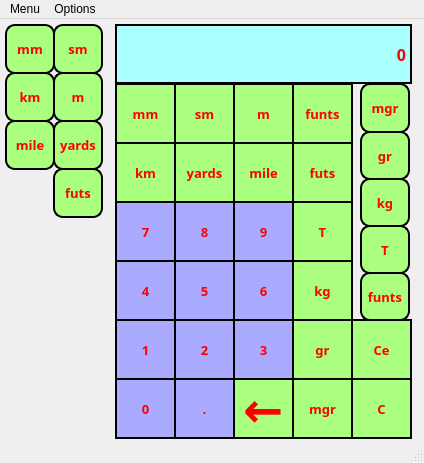
<?xml version="1.0" encoding="UTF-8"?>
<ui version="4.0">
 <class>Converter</class>
 <widget class="QMainWindow" name="Converter">
  <property name="geometry">
   <rect>
    <x>0</x>
    <y>0</y>
    <width>424</width>
    <height>463</height>
   </rect>
  </property>
  <property name="windowTitle">
   <string>S&amp;C Calculator: mode 3</string>
  </property>
  <widget class="QWidget" name="centralwidget">
   <widget class="QPushButton" name="pushButton_8">
    <property name="geometry">
     <rect>
      <x>174</x>
      <y>182</y>
      <width>61</width>
      <height>61</height>
     </rect>
    </property>
    <property name="sizePolicy">
     <sizepolicy hsizetype="Fixed" vsizetype="Fixed">
      <horstretch>0</horstretch>
      <verstretch>0</verstretch>
     </sizepolicy>
    </property>
    <property name="font">
     <font>
      <family>Arial Black</family>
      <pointsize>10</pointsize>
      <weight>75</weight>
      <bold>true</bold>
     </font>
    </property>
    <property name="styleSheet">
     <string notr="true">color: rgb(255, 0, 0);
border: 2px solid black;
background-color: rgb(170, 170, 255);</string>
    </property>
    <property name="text">
     <string>8</string>
    </property>
   </widget>
   <widget class="QPushButton" name="miligram">
    <property name="geometry">
     <rect>
      <x>292</x>
      <y>359</y>
      <width>61</width>
      <height>61</height>
     </rect>
    </property>
    <property name="sizePolicy">
     <sizepolicy hsizetype="Fixed" vsizetype="Fixed">
      <horstretch>0</horstretch>
      <verstretch>0</verstretch>
     </sizepolicy>
    </property>
    <property name="font">
     <font>
      <family>Arial Black</family>
      <pointsize>10</pointsize>
      <weight>75</weight>
      <bold>true</bold>
     </font>
    </property>
    <property name="styleSheet">
     <string notr="true">color: rgb(255, 0, 0);
border: 2px solid black;
background-color: rgb(170, 255, 127);</string>
    </property>
    <property name="text">
     <string>mgr</string>
    </property>
   </widget>
   <widget class="QPushButton" name="pushButton_0">
    <property name="geometry">
     <rect>
      <x>115</x>
      <y>359</y>
      <width>61</width>
      <height>61</height>
     </rect>
    </property>
    <property name="sizePolicy">
     <sizepolicy hsizetype="Fixed" vsizetype="Fixed">
      <horstretch>0</horstretch>
      <verstretch>0</verstretch>
     </sizepolicy>
    </property>
    <property name="font">
     <font>
      <family>Arial Black</family>
      <pointsize>10</pointsize>
      <weight>75</weight>
      <bold>true</bold>
     </font>
    </property>
    <property name="styleSheet">
     <string notr="true">color: rgb(255, 0, 0);
border: 2px solid black;
background-color: rgb(170, 170, 255);</string>
    </property>
    <property name="text">
     <string>0</string>
    </property>
   </widget>
   <widget class="QPushButton" name="pushButton_9">
    <property name="geometry">
     <rect>
      <x>233</x>
      <y>182</y>
      <width>61</width>
      <height>61</height>
     </rect>
    </property>
    <property name="sizePolicy">
     <sizepolicy hsizetype="Fixed" vsizetype="Fixed">
      <horstretch>0</horstretch>
      <verstretch>0</verstretch>
     </sizepolicy>
    </property>
    <property name="font">
     <font>
      <family>Arial Black</family>
      <pointsize>10</pointsize>
      <weight>75</weight>
      <bold>true</bold>
     </font>
    </property>
    <property name="styleSheet">
     <string notr="true">color: rgb(255, 0, 0);
border: 2px solid black;
background-color: rgb(170, 170, 255);</string>
    </property>
    <property name="text">
     <string>9</string>
    </property>
   </widget>
   <widget class="QPushButton" name="pushButton_1">
    <property name="geometry">
     <rect>
      <x>115</x>
      <y>300</y>
      <width>61</width>
      <height>61</height>
     </rect>
    </property>
    <property name="sizePolicy">
     <sizepolicy hsizetype="Fixed" vsizetype="Fixed">
      <horstretch>0</horstretch>
      <verstretch>0</verstretch>
     </sizepolicy>
    </property>
    <property name="font">
     <font>
      <family>Arial Black</family>
      <pointsize>10</pointsize>
      <weight>75</weight>
      <bold>true</bold>
     </font>
    </property>
    <property name="styleSheet">
     <string notr="true">color: rgb(255, 0, 0);
border: 2px solid black;
background-color: rgb(170, 170, 255);</string>
    </property>
    <property name="text">
     <string>1</string>
    </property>
   </widget>
   <widget class="QPushButton" name="miles">
    <property name="geometry">
     <rect>
      <x>233</x>
      <y>123</y>
      <width>61</width>
      <height>61</height>
     </rect>
    </property>
    <property name="sizePolicy">
     <sizepolicy hsizetype="Fixed" vsizetype="Fixed">
      <horstretch>0</horstretch>
      <verstretch>0</verstretch>
     </sizepolicy>
    </property>
    <property name="font">
     <font>
      <family>Arial Black</family>
      <pointsize>10</pointsize>
      <weight>75</weight>
      <bold>true</bold>
     </font>
    </property>
    <property name="styleSheet">
     <string notr="true">color: rgb(255, 0, 0);
border: 2px solid black;
background-color: rgb(170, 255, 127);</string>
    </property>
    <property name="text">
     <string>mile</string>
    </property>
   </widget>
   <widget class="QLabel" name="label">
    <property name="geometry">
     <rect>
      <x>115</x>
      <y>5</y>
      <width>297</width>
      <height>60</height>
     </rect>
    </property>
    <property name="sizePolicy">
     <sizepolicy hsizetype="Fixed" vsizetype="Preferred">
      <horstretch>0</horstretch>
      <verstretch>0</verstretch>
     </sizepolicy>
    </property>
    <property name="font">
     <font>
      <family>Arial Black</family>
      <pointsize>12</pointsize>
      <weight>75</weight>
      <bold>true</bold>
     </font>
    </property>
    <property name="styleSheet">
     <string notr="true">color: rgb(255, 0, 0);
background-color: rgb(170, 255, 255);
border: 1.5px solid black;</string>
    </property>
    <property name="text">
     <string>0</string>
    </property>
    <property name="alignment">
     <set>Qt::AlignRight|Qt::AlignTrailing|Qt::AlignVCenter</set>
    </property>
   </widget>
   <widget class="QPushButton" name="pushButton_6">
    <property name="geometry">
     <rect>
      <x>233</x>
      <y>241</y>
      <width>61</width>
      <height>61</height>
     </rect>
    </property>
    <property name="sizePolicy">
     <sizepolicy hsizetype="Fixed" vsizetype="Fixed">
      <horstretch>0</horstretch>
      <verstretch>0</verstretch>
     </sizepolicy>
    </property>
    <property name="font">
     <font>
      <family>Arial Black</family>
      <pointsize>10</pointsize>
      <weight>75</weight>
      <bold>true</bold>
     </font>
    </property>
    <property name="styleSheet">
     <string notr="true">color: rgb(255, 0, 0);
border: 2px solid black;
background-color: rgb(170, 170, 255);</string>
    </property>
    <property name="text">
     <string>6</string>
    </property>
   </widget>
   <widget class="QPushButton" name="meters">
    <property name="geometry">
     <rect>
      <x>233</x>
      <y>64</y>
      <width>61</width>
      <height>61</height>
     </rect>
    </property>
    <property name="sizePolicy">
     <sizepolicy hsizetype="Fixed" vsizetype="Fixed">
      <horstretch>0</horstretch>
      <verstretch>0</verstretch>
     </sizepolicy>
    </property>
    <property name="font">
     <font>
      <family>Arial Black</family>
      <pointsize>10</pointsize>
      <weight>75</weight>
      <bold>true</bold>
     </font>
    </property>
    <property name="styleSheet">
     <string notr="true">color: rgb(255, 0, 0);
border: 2px solid black;
background-color: rgb(170, 255, 127);</string>
    </property>
    <property name="text">
     <string>m</string>
    </property>
   </widget>
   <widget class="QPushButton" name="gram">
    <property name="geometry">
     <rect>
      <x>292</x>
      <y>300</y>
      <width>61</width>
      <height>61</height>
     </rect>
    </property>
    <property name="sizePolicy">
     <sizepolicy hsizetype="Fixed" vsizetype="Fixed">
      <horstretch>0</horstretch>
      <verstretch>0</verstretch>
     </sizepolicy>
    </property>
    <property name="font">
     <font>
      <family>Arial Black</family>
      <pointsize>10</pointsize>
      <weight>75</weight>
      <bold>true</bold>
     </font>
    </property>
    <property name="styleSheet">
     <string notr="true">color: rgb(255, 0, 0);
border: 2px solid black;
background-color: rgb(170, 255, 127);</string>
    </property>
    <property name="text">
     <string>gr</string>
    </property>
   </widget>
   <widget class="QPushButton" name="smeters">
    <property name="geometry">
     <rect>
      <x>174</x>
      <y>64</y>
      <width>61</width>
      <height>61</height>
     </rect>
    </property>
    <property name="sizePolicy">
     <sizepolicy hsizetype="Fixed" vsizetype="Fixed">
      <horstretch>0</horstretch>
      <verstretch>0</verstretch>
     </sizepolicy>
    </property>
    <property name="font">
     <font>
      <family>Arial Black</family>
      <pointsize>10</pointsize>
      <weight>75</weight>
      <bold>true</bold>
     </font>
    </property>
    <property name="styleSheet">
     <string notr="true">color: rgb(255, 0, 0);
border: 2px solid black;
background-color: rgb(170, 255, 127);</string>
    </property>
    <property name="text">
     <string>sm</string>
    </property>
   </widget>
   <widget class="QPushButton" name="kilometers">
    <property name="geometry">
     <rect>
      <x>115</x>
      <y>123</y>
      <width>61</width>
      <height>61</height>
     </rect>
    </property>
    <property name="sizePolicy">
     <sizepolicy hsizetype="Fixed" vsizetype="Fixed">
      <horstretch>0</horstretch>
      <verstretch>0</verstretch>
     </sizepolicy>
    </property>
    <property name="font">
     <font>
      <family>Arial Black</family>
      <pointsize>10</pointsize>
      <weight>75</weight>
      <bold>true</bold>
     </font>
    </property>
    <property name="styleSheet">
     <string notr="true">color: rgb(255, 0, 0);
border: 2px solid black;
background-color: rgb(170, 255, 127);</string>
    </property>
    <property name="text">
     <string>km</string>
    </property>
   </widget>
   <widget class="QPushButton" name="tona">
    <property name="geometry">
     <rect>
      <x>292</x>
      <y>182</y>
      <width>61</width>
      <height>61</height>
     </rect>
    </property>
    <property name="sizePolicy">
     <sizepolicy hsizetype="Fixed" vsizetype="Fixed">
      <horstretch>0</horstretch>
      <verstretch>0</verstretch>
     </sizepolicy>
    </property>
    <property name="font">
     <font>
      <family>Arial Black</family>
      <pointsize>10</pointsize>
      <weight>75</weight>
      <bold>true</bold>
     </font>
    </property>
    <property name="styleSheet">
     <string notr="true">color: rgb(255, 0, 0);
border: 2px solid black;
background-color: rgb(170, 255, 127);</string>
    </property>
    <property name="text">
     <string>T</string>
    </property>
   </widget>
   <widget class="QPushButton" name="futs">
    <property name="geometry">
     <rect>
      <x>292</x>
      <y>123</y>
      <width>61</width>
      <height>61</height>
     </rect>
    </property>
    <property name="sizePolicy">
     <sizepolicy hsizetype="Fixed" vsizetype="Fixed">
      <horstretch>0</horstretch>
      <verstretch>0</verstretch>
     </sizepolicy>
    </property>
    <property name="font">
     <font>
      <family>Arial Black</family>
      <pointsize>10</pointsize>
      <weight>75</weight>
      <bold>true</bold>
     </font>
    </property>
    <property name="styleSheet">
     <string notr="true">color: rgb(255, 0, 0);
border: 2px solid black;
background-color: rgb(170, 255, 127);</string>
    </property>
    <property name="text">
     <string>futs</string>
    </property>
   </widget>
   <widget class="QPushButton" name="pushButton_5">
    <property name="geometry">
     <rect>
      <x>174</x>
      <y>241</y>
      <width>61</width>
      <height>61</height>
     </rect>
    </property>
    <property name="sizePolicy">
     <sizepolicy hsizetype="Fixed" vsizetype="Fixed">
      <horstretch>0</horstretch>
      <verstretch>0</verstretch>
     </sizepolicy>
    </property>
    <property name="font">
     <font>
      <family>Arial Black</family>
      <pointsize>10</pointsize>
      <weight>75</weight>
      <bold>true</bold>
     </font>
    </property>
    <property name="styleSheet">
     <string notr="true">color: rgb(255, 0, 0);
border: 2px solid black;
background-color: rgb(170, 170, 255);</string>
    </property>
    <property name="text">
     <string>5</string>
    </property>
   </widget>
   <widget class="QPushButton" name="milimeters">
    <property name="geometry">
     <rect>
      <x>115</x>
      <y>64</y>
      <width>61</width>
      <height>61</height>
     </rect>
    </property>
    <property name="sizePolicy">
     <sizepolicy hsizetype="Fixed" vsizetype="Fixed">
      <horstretch>0</horstretch>
      <verstretch>0</verstretch>
     </sizepolicy>
    </property>
    <property name="font">
     <font>
      <family>Arial Black</family>
      <pointsize>10</pointsize>
      <weight>75</weight>
      <bold>true</bold>
     </font>
    </property>
    <property name="styleSheet">
     <string notr="true">color: rgb(255, 0, 0);
border: 2px solid black;
background-color: rgb(170, 255, 127);</string>
    </property>
    <property name="text">
     <string>mm</string>
    </property>
   </widget>
   <widget class="QPushButton" name="pushButton_7">
    <property name="geometry">
     <rect>
      <x>115</x>
      <y>182</y>
      <width>61</width>
      <height>61</height>
     </rect>
    </property>
    <property name="sizePolicy">
     <sizepolicy hsizetype="Fixed" vsizetype="Fixed">
      <horstretch>0</horstretch>
      <verstretch>0</verstretch>
     </sizepolicy>
    </property>
    <property name="font">
     <font>
      <family>Arial Black</family>
      <pointsize>10</pointsize>
      <weight>75</weight>
      <bold>true</bold>
     </font>
    </property>
    <property name="styleSheet">
     <string notr="true">color: rgb(255, 0, 0);
border: 2px solid black;
background-color: rgb(170, 170, 255);</string>
    </property>
    <property name="text">
     <string>7</string>
    </property>
   </widget>
   <widget class="QPushButton" name="pushButton_2">
    <property name="geometry">
     <rect>
      <x>174</x>
      <y>300</y>
      <width>61</width>
      <height>61</height>
     </rect>
    </property>
    <property name="sizePolicy">
     <sizepolicy hsizetype="Fixed" vsizetype="Fixed">
      <horstretch>0</horstretch>
      <verstretch>0</verstretch>
     </sizepolicy>
    </property>
    <property name="font">
     <font>
      <family>Arial Black</family>
      <pointsize>10</pointsize>
      <weight>75</weight>
      <bold>true</bold>
     </font>
    </property>
    <property name="styleSheet">
     <string notr="true">color: rgb(255, 0, 0);
border: 2px solid black;
background-color: rgb(170, 170, 255);</string>
    </property>
    <property name="text">
     <string>2</string>
    </property>
   </widget>
   <widget class="QPushButton" name="dot">
    <property name="geometry">
     <rect>
      <x>174</x>
      <y>359</y>
      <width>61</width>
      <height>61</height>
     </rect>
    </property>
    <property name="sizePolicy">
     <sizepolicy hsizetype="Fixed" vsizetype="Fixed">
      <horstretch>0</horstretch>
      <verstretch>0</verstretch>
     </sizepolicy>
    </property>
    <property name="font">
     <font>
      <family>Arial Black</family>
      <pointsize>10</pointsize>
      <weight>75</weight>
      <bold>true</bold>
     </font>
    </property>
    <property name="styleSheet">
     <string notr="true">color: rgb(255, 0, 0);
border: 2px solid black;
background-color: rgb(170, 170, 255);</string>
    </property>
    <property name="text">
     <string>.</string>
    </property>
   </widget>
   <widget class="QPushButton" name="yards">
    <property name="geometry">
     <rect>
      <x>174</x>
      <y>123</y>
      <width>61</width>
      <height>61</height>
     </rect>
    </property>
    <property name="sizePolicy">
     <sizepolicy hsizetype="Fixed" vsizetype="Fixed">
      <horstretch>0</horstretch>
      <verstretch>0</verstretch>
     </sizepolicy>
    </property>
    <property name="font">
     <font>
      <family>Arial Black</family>
      <pointsize>10</pointsize>
      <weight>75</weight>
      <bold>true</bold>
     </font>
    </property>
    <property name="styleSheet">
     <string notr="true">color: rgb(255, 0, 0);
border: 2px solid black;
background-color: rgb(170, 255, 127);</string>
    </property>
    <property name="text">
     <string>yards</string>
    </property>
   </widget>
   <widget class="QPushButton" name="kilogram">
    <property name="geometry">
     <rect>
      <x>292</x>
      <y>241</y>
      <width>61</width>
      <height>61</height>
     </rect>
    </property>
    <property name="sizePolicy">
     <sizepolicy hsizetype="Fixed" vsizetype="Fixed">
      <horstretch>0</horstretch>
      <verstretch>0</verstretch>
     </sizepolicy>
    </property>
    <property name="font">
     <font>
      <family>Arial Black</family>
      <pointsize>10</pointsize>
      <weight>75</weight>
      <bold>true</bold>
     </font>
    </property>
    <property name="styleSheet">
     <string notr="true">color: rgb(255, 0, 0);
border: 2px solid black;
background-color: rgb(170, 255, 127);</string>
    </property>
    <property name="text">
     <string>kg</string>
    </property>
   </widget>
   <widget class="QPushButton" name="pushButton_3">
    <property name="geometry">
     <rect>
      <x>233</x>
      <y>300</y>
      <width>61</width>
      <height>61</height>
     </rect>
    </property>
    <property name="sizePolicy">
     <sizepolicy hsizetype="Fixed" vsizetype="Fixed">
      <horstretch>0</horstretch>
      <verstretch>0</verstretch>
     </sizepolicy>
    </property>
    <property name="font">
     <font>
      <family>Arial Black</family>
      <pointsize>10</pointsize>
      <weight>75</weight>
      <bold>true</bold>
     </font>
    </property>
    <property name="styleSheet">
     <string notr="true">color: rgb(255, 0, 0);
border: 2px solid black;
background-color: rgb(170, 170, 255);</string>
    </property>
    <property name="text">
     <string>3</string>
    </property>
   </widget>
   <widget class="QPushButton" name="pushButton_4">
    <property name="geometry">
     <rect>
      <x>115</x>
      <y>241</y>
      <width>61</width>
      <height>61</height>
     </rect>
    </property>
    <property name="sizePolicy">
     <sizepolicy hsizetype="Fixed" vsizetype="Fixed">
      <horstretch>0</horstretch>
      <verstretch>0</verstretch>
     </sizepolicy>
    </property>
    <property name="font">
     <font>
      <family>Arial Black</family>
      <pointsize>10</pointsize>
      <weight>75</weight>
      <bold>true</bold>
     </font>
    </property>
    <property name="styleSheet">
     <string notr="true">color: rgb(255, 0, 0);
border: 2px solid black;
background-color: rgb(170, 170, 255);</string>
    </property>
    <property name="text">
     <string>4</string>
    </property>
   </widget>
   <widget class="QPushButton" name="mm_bar">
    <property name="geometry">
     <rect>
      <x>5</x>
      <y>5</y>
      <width>50</width>
      <height>50</height>
     </rect>
    </property>
    <property name="sizePolicy">
     <sizepolicy hsizetype="Fixed" vsizetype="Fixed">
      <horstretch>0</horstretch>
      <verstretch>0</verstretch>
     </sizepolicy>
    </property>
    <property name="font">
     <font>
      <family>Arial Black</family>
      <pointsize>10</pointsize>
      <weight>75</weight>
      <bold>true</bold>
     </font>
    </property>
    <property name="styleSheet">
     <string notr="true">color: rgb(255, 0, 0);
border: 2px solid black;
background-color: rgb(170, 255, 127);
border-radius: 10px;</string>
    </property>
    <property name="text">
     <string>mm</string>
    </property>
   </widget>
   <widget class="QPushButton" name="sm_bar">
    <property name="geometry">
     <rect>
      <x>53</x>
      <y>5</y>
      <width>50</width>
      <height>50</height>
     </rect>
    </property>
    <property name="sizePolicy">
     <sizepolicy hsizetype="Fixed" vsizetype="Fixed">
      <horstretch>0</horstretch>
      <verstretch>0</verstretch>
     </sizepolicy>
    </property>
    <property name="font">
     <font>
      <family>Arial Black</family>
      <pointsize>10</pointsize>
      <weight>75</weight>
      <bold>true</bold>
     </font>
    </property>
    <property name="styleSheet">
     <string notr="true">color: rgb(255, 0, 0);
border: 2px solid black;
background-color: rgb(170, 255, 127);
border-radius: 10px;</string>
    </property>
    <property name="text">
     <string>sm</string>
    </property>
   </widget>
   <widget class="QPushButton" name="met_bar">
    <property name="geometry">
     <rect>
      <x>53</x>
      <y>53</y>
      <width>50</width>
      <height>50</height>
     </rect>
    </property>
    <property name="sizePolicy">
     <sizepolicy hsizetype="Fixed" vsizetype="Fixed">
      <horstretch>0</horstretch>
      <verstretch>0</verstretch>
     </sizepolicy>
    </property>
    <property name="font">
     <font>
      <family>Arial Black</family>
      <pointsize>10</pointsize>
      <weight>75</weight>
      <bold>true</bold>
     </font>
    </property>
    <property name="styleSheet">
     <string notr="true">color: rgb(255, 0, 0);
border: 2px solid black;
background-color: rgb(170, 255, 127);
border-radius: 10px;</string>
    </property>
    <property name="text">
     <string>m</string>
    </property>
   </widget>
   <widget class="QPushButton" name="km_bar">
    <property name="geometry">
     <rect>
      <x>5</x>
      <y>53</y>
      <width>50</width>
      <height>50</height>
     </rect>
    </property>
    <property name="sizePolicy">
     <sizepolicy hsizetype="Fixed" vsizetype="Fixed">
      <horstretch>0</horstretch>
      <verstretch>0</verstretch>
     </sizepolicy>
    </property>
    <property name="font">
     <font>
      <family>Arial Black</family>
      <pointsize>10</pointsize>
      <weight>75</weight>
      <bold>true</bold>
     </font>
    </property>
    <property name="styleSheet">
     <string notr="true">color: rgb(255, 0, 0);
border: 2px solid black;
background-color: rgb(170, 255, 127);
border-radius: 10px;</string>
    </property>
    <property name="text">
     <string>km</string>
    </property>
   </widget>
   <widget class="QPushButton" name="yard_bar">
    <property name="geometry">
     <rect>
      <x>53</x>
      <y>101</y>
      <width>50</width>
      <height>50</height>
     </rect>
    </property>
    <property name="sizePolicy">
     <sizepolicy hsizetype="Fixed" vsizetype="Fixed">
      <horstretch>0</horstretch>
      <verstretch>0</verstretch>
     </sizepolicy>
    </property>
    <property name="font">
     <font>
      <family>Arial Black</family>
      <pointsize>10</pointsize>
      <weight>75</weight>
      <bold>true</bold>
     </font>
    </property>
    <property name="styleSheet">
     <string notr="true">color: rgb(255, 0, 0);
border: 2px solid black;
background-color: rgb(170, 255, 127);
border-radius: 10px;</string>
    </property>
    <property name="text">
     <string>yards</string>
    </property>
   </widget>
   <widget class="QPushButton" name="mile_bar">
    <property name="geometry">
     <rect>
      <x>5</x>
      <y>101</y>
      <width>50</width>
      <height>50</height>
     </rect>
    </property>
    <property name="sizePolicy">
     <sizepolicy hsizetype="Fixed" vsizetype="Fixed">
      <horstretch>0</horstretch>
      <verstretch>0</verstretch>
     </sizepolicy>
    </property>
    <property name="font">
     <font>
      <family>Arial Black</family>
      <pointsize>10</pointsize>
      <weight>75</weight>
      <bold>true</bold>
     </font>
    </property>
    <property name="styleSheet">
     <string notr="true">color: rgb(255, 0, 0);
border: 2px solid black;
background-color: rgb(170, 255, 127);
border-radius: 10px;</string>
    </property>
    <property name="text">
     <string>mile</string>
    </property>
   </widget>
   <widget class="QPushButton" name="fut_bar">
    <property name="geometry">
     <rect>
      <x>53</x>
      <y>149</y>
      <width>50</width>
      <height>50</height>
     </rect>
    </property>
    <property name="sizePolicy">
     <sizepolicy hsizetype="Fixed" vsizetype="Fixed">
      <horstretch>0</horstretch>
      <verstretch>0</verstretch>
     </sizepolicy>
    </property>
    <property name="font">
     <font>
      <family>Arial Black</family>
      <pointsize>10</pointsize>
      <weight>75</weight>
      <bold>true</bold>
     </font>
    </property>
    <property name="styleSheet">
     <string notr="true">color: rgb(255, 0, 0);
border: 2px solid black;
background-color: rgb(170, 255, 127);
border-radius: 10px;</string>
    </property>
    <property name="text">
     <string>futs</string>
    </property>
   </widget>
   <widget class="QPushButton" name="mgr_bar">
    <property name="geometry">
     <rect>
      <x>360</x>
      <y>64</y>
      <width>50</width>
      <height>50</height>
     </rect>
    </property>
    <property name="sizePolicy">
     <sizepolicy hsizetype="Fixed" vsizetype="Fixed">
      <horstretch>0</horstretch>
      <verstretch>0</verstretch>
     </sizepolicy>
    </property>
    <property name="font">
     <font>
      <family>Arial Black</family>
      <pointsize>10</pointsize>
      <weight>75</weight>
      <bold>true</bold>
     </font>
    </property>
    <property name="styleSheet">
     <string notr="true">color: rgb(255, 0, 0);
border: 2px solid black;
background-color: rgb(170, 255, 127);
border-radius: 10px;</string>
    </property>
    <property name="text">
     <string>mgr</string>
    </property>
   </widget>
   <widget class="QPushButton" name="kg_bar">
    <property name="geometry">
     <rect>
      <x>360</x>
      <y>159</y>
      <width>50</width>
      <height>49</height>
     </rect>
    </property>
    <property name="sizePolicy">
     <sizepolicy hsizetype="Fixed" vsizetype="Fixed">
      <horstretch>0</horstretch>
      <verstretch>0</verstretch>
     </sizepolicy>
    </property>
    <property name="font">
     <font>
      <family>Arial Black</family>
      <pointsize>10</pointsize>
      <weight>75</weight>
      <bold>true</bold>
     </font>
    </property>
    <property name="styleSheet">
     <string notr="true">color: rgb(255, 0, 0);
border: 2px solid black;
background-color: rgb(170, 255, 127);
border-radius: 10px;</string>
    </property>
    <property name="text">
     <string>kg</string>
    </property>
   </widget>
   <widget class="QPushButton" name="gr_bar">
    <property name="geometry">
     <rect>
      <x>360</x>
      <y>112</y>
      <width>50</width>
      <height>49</height>
     </rect>
    </property>
    <property name="sizePolicy">
     <sizepolicy hsizetype="Fixed" vsizetype="Fixed">
      <horstretch>0</horstretch>
      <verstretch>0</verstretch>
     </sizepolicy>
    </property>
    <property name="font">
     <font>
      <family>Arial Black</family>
      <pointsize>10</pointsize>
      <weight>75</weight>
      <bold>true</bold>
     </font>
    </property>
    <property name="styleSheet">
     <string notr="true">color: rgb(255, 0, 0);
border: 2px solid black;
background-color: rgb(170, 255, 127);
border-radius: 10px;</string>
    </property>
    <property name="text">
     <string>gr</string>
    </property>
   </widget>
   <widget class="QPushButton" name="ton_bar">
    <property name="geometry">
     <rect>
      <x>360</x>
      <y>206</y>
      <width>50</width>
      <height>49</height>
     </rect>
    </property>
    <property name="sizePolicy">
     <sizepolicy hsizetype="Fixed" vsizetype="Fixed">
      <horstretch>0</horstretch>
      <verstretch>0</verstretch>
     </sizepolicy>
    </property>
    <property name="font">
     <font>
      <family>Arial Black</family>
      <pointsize>10</pointsize>
      <weight>75</weight>
      <bold>true</bold>
     </font>
    </property>
    <property name="styleSheet">
     <string notr="true">color: rgb(255, 0, 0);
border: 2px solid black;
background-color: rgb(170, 255, 127);
border-radius: 10px;</string>
    </property>
    <property name="text">
     <string>T</string>
    </property>
   </widget>
   <widget class="QPushButton" name="clear_bar">
    <property name="geometry">
     <rect>
      <x>351</x>
      <y>300</y>
      <width>61</width>
      <height>61</height>
     </rect>
    </property>
    <property name="sizePolicy">
     <sizepolicy hsizetype="Fixed" vsizetype="Fixed">
      <horstretch>0</horstretch>
      <verstretch>0</verstretch>
     </sizepolicy>
    </property>
    <property name="font">
     <font>
      <family>Arial Black</family>
      <pointsize>10</pointsize>
      <weight>75</weight>
      <bold>true</bold>
     </font>
    </property>
    <property name="styleSheet">
     <string notr="true">color: rgb(255, 0, 0);
border: 2px solid black;
background-color: rgb(170, 255, 127);</string>
    </property>
    <property name="text">
     <string>Ce</string>
    </property>
   </widget>
   <widget class="QPushButton" name="clear_all_bar">
    <property name="geometry">
     <rect>
      <x>351</x>
      <y>359</y>
      <width>61</width>
      <height>61</height>
     </rect>
    </property>
    <property name="sizePolicy">
     <sizepolicy hsizetype="Fixed" vsizetype="Fixed">
      <horstretch>0</horstretch>
      <verstretch>0</verstretch>
     </sizepolicy>
    </property>
    <property name="font">
     <font>
      <family>Arial Black</family>
      <pointsize>10</pointsize>
      <weight>75</weight>
      <bold>true</bold>
     </font>
    </property>
    <property name="styleSheet">
     <string notr="true">color: rgb(255, 0, 0);
border: 2px solid black;
background-color: rgb(170, 255, 127);</string>
    </property>
    <property name="text">
     <string>C</string>
    </property>
   </widget>
   <widget class="QPushButton" name="funts_bar">
    <property name="geometry">
     <rect>
      <x>360</x>
      <y>253</y>
      <width>50</width>
      <height>49</height>
     </rect>
    </property>
    <property name="sizePolicy">
     <sizepolicy hsizetype="Fixed" vsizetype="Fixed">
      <horstretch>0</horstretch>
      <verstretch>0</verstretch>
     </sizepolicy>
    </property>
    <property name="font">
     <font>
      <family>Arial Black</family>
      <pointsize>10</pointsize>
      <weight>75</weight>
      <bold>true</bold>
     </font>
    </property>
    <property name="styleSheet">
     <string notr="true">color: rgb(255, 0, 0);
border: 2px solid black;
background-color: rgb(170, 255, 127);
border-radius: 10px;</string>
    </property>
    <property name="text">
     <string>funts</string>
    </property>
   </widget>
   <widget class="QPushButton" name="funts">
    <property name="geometry">
     <rect>
      <x>292</x>
      <y>64</y>
      <width>61</width>
      <height>61</height>
     </rect>
    </property>
    <property name="sizePolicy">
     <sizepolicy hsizetype="Fixed" vsizetype="Fixed">
      <horstretch>0</horstretch>
      <verstretch>0</verstretch>
     </sizepolicy>
    </property>
    <property name="font">
     <font>
      <family>Arial Black</family>
      <pointsize>10</pointsize>
      <weight>75</weight>
      <bold>true</bold>
     </font>
    </property>
    <property name="styleSheet">
     <string notr="true">color: rgb(255, 0, 0);
border: 2px solid black;
background-color: rgb(170, 255, 127);</string>
    </property>
    <property name="text">
     <string>funts</string>
    </property>
   </widget>
   <widget class="QPushButton" name="backspace">
    <property name="geometry">
     <rect>
      <x>233</x>
      <y>359</y>
      <width>61</width>
      <height>61</height>
     </rect>
    </property>
    <property name="sizePolicy">
     <sizepolicy hsizetype="Fixed" vsizetype="Fixed">
      <horstretch>0</horstretch>
      <verstretch>0</verstretch>
     </sizepolicy>
    </property>
    <property name="font">
     <font>
      <family>Arial Black</family>
      <pointsize>36</pointsize>
      <weight>75</weight>
      <bold>true</bold>
     </font>
    </property>
    <property name="styleSheet">
     <string notr="true">color: rgb(255, 0, 0);
border: 2px solid black;
background-color: rgb(170, 255, 127);</string>
    </property>
    <property name="text">
     <string>←</string>
    </property>
   </widget>
  </widget>
  <widget class="QMenuBar" name="menubar">
   <property name="geometry">
    <rect>
     <x>0</x>
     <y>0</y>
     <width>424</width>
     <height>20</height>
    </rect>
   </property>
   <widget class="QMenu" name="menuStage_1_standart">
    <property name="title">
     <string>Menu</string>
    </property>
    <widget class="QMenu" name="menuStages">
     <property name="title">
      <string>Stages</string>
     </property>
     <addaction name="actionStage_1_standart_2"/>
     <addaction name="actionStage_2_trigonometry_2"/>
     <addaction name="actionStage_4_money_converter"/>
    </widget>
    <addaction name="menuStages"/>
    <addaction name="actionCalculation_list"/>
    <addaction name="separator"/>
    <addaction name="actionExit"/>
   </widget>
   <widget class="QMenu" name="menuOptions">
    <property name="title">
     <string>Options</string>
    </property>
   </widget>
   <addaction name="menuStage_1_standart"/>
   <addaction name="menuOptions"/>
  </widget>
  <widget class="QStatusBar" name="statusbar"/>
  <action name="actionExit">
   <property name="text">
    <string>Exit</string>
   </property>
  </action>
  <action name="actionCalculation_list">
   <property name="text">
    <string>Calculation list</string>
   </property>
  </action>
  <action name="actionShow_choosing_bars">
   <property name="text">
    <string>Show choosing bars</string>
   </property>
  </action>
  <action name="actionHide_choosing_bars">
   <property name="text">
    <string>Hide choosing bars</string>
   </property>
  </action>
  <action name="actionStage_1_standart_2">
   <property name="text">
    <string>Stage 1(standart)</string>
   </property>
  </action>
  <action name="actionStage_2_trigonometry_2">
   <property name="text">
    <string>Stage 2(trigonometry)</string>
   </property>
  </action>
  <action name="actionStage_4_money_converter">
   <property name="text">
    <string>Stage 4(money converter)</string>
   </property>
  </action>
 </widget>
 <resources/>
 <connections/>
</ui>
